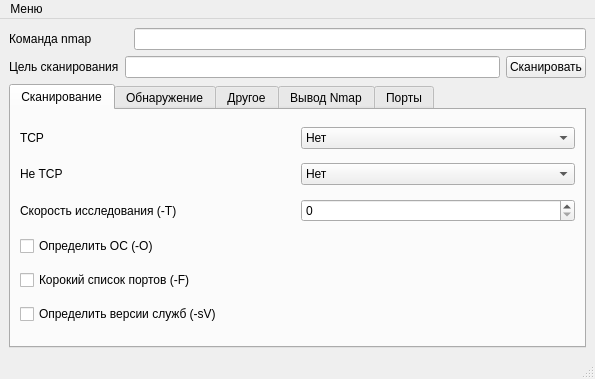
<?xml version="1.0" encoding="UTF-8"?>
<ui version="4.0">
 <class>mapnWindow</class>
 <widget class="QMainWindow" name="mapnWindow">
  <property name="geometry">
   <rect>
    <x>0</x>
    <y>0</y>
    <width>595</width>
    <height>379</height>
   </rect>
  </property>
  <property name="windowTitle">
   <string>Mapn</string>
  </property>
  <widget class="QWidget" name="centralwidget">
   <layout class="QVBoxLayout" name="verticalLayout_2">
    <item>
     <layout class="QHBoxLayout" name="horizontalLayout">
      <item>
       <widget class="QLabel" name="label">
        <property name="text">
         <string>Команда nmap           </string>
        </property>
       </widget>
      </item>
      <item>
       <widget class="QLineEdit" name="commandLineEdit"/>
      </item>
     </layout>
    </item>
    <item>
     <layout class="QHBoxLayout" name="horizontalLayout_2">
      <item>
       <widget class="QLabel" name="label_2">
        <property name="text">
         <string>Цель сканирования</string>
        </property>
       </widget>
      </item>
      <item>
       <widget class="QLineEdit" name="ipLineEdit"/>
      </item>
      <item>
       <widget class="QPushButton" name="scanPushButton">
        <property name="text">
         <string>Сканировать</string>
        </property>
       </widget>
      </item>
     </layout>
    </item>
    <item>
     <layout class="QHBoxLayout" name="horizontalLayout_6">
      <item>
       <widget class="QTabWidget" name="tabWidget">
        <property name="currentIndex">
         <number>0</number>
        </property>
        <widget class="QWidget" name="scanTab">
         <attribute name="title">
          <string>Сканирование</string>
         </attribute>
         <layout class="QVBoxLayout" name="verticalLayout_3">
          <item>
           <layout class="QHBoxLayout" name="horizontalLayout_5">
            <item>
             <widget class="QLabel" name="label_4">
              <property name="text">
               <string>TCP</string>
              </property>
             </widget>
            </item>
            <item>
             <widget class="QComboBox" name="tcpComboBox">
              <item>
               <property name="text">
                <string>Нет</string>
               </property>
              </item>
              <item>
               <property name="text">
                <string>SYN (-sS)</string>
               </property>
              </item>
              <item>
               <property name="text">
                <string>При помощи соединения (-sT)</string>
               </property>
              </item>
              <item>
               <property name="text">
                <string>FIN (-sF)</string>
               </property>
              </item>
              <item>
               <property name="text">
                <string>ACK (-sA)</string>
               </property>
              </item>
              <item>
               <property name="text">
                <string>Window (-sW)</string>
               </property>
              </item>
              <item>
               <property name="text">
                <string>Мэймона (-sM)</string>
               </property>
              </item>
              <item>
               <property name="text">
                <string>Null (-sN)</string>
               </property>
              </item>
              <item>
               <property name="text">
                <string>Xmass Tree (-sX)</string>
               </property>
              </item>
             </widget>
            </item>
           </layout>
          </item>
          <item>
           <layout class="QHBoxLayout" name="horizontalLayout_8">
            <item>
             <widget class="QLabel" name="label_6">
              <property name="sizePolicy">
               <sizepolicy hsizetype="Preferred" vsizetype="Preferred">
                <horstretch>0</horstretch>
                <verstretch>0</verstretch>
               </sizepolicy>
              </property>
              <property name="text">
               <string>Не TCP</string>
              </property>
             </widget>
            </item>
            <item>
             <widget class="QComboBox" name="nonTcpComboBox">
              <item>
               <property name="text">
                <string>Нет</string>
               </property>
              </item>
              <item>
               <property name="text">
                <string>UDP (-sU)</string>
               </property>
              </item>
              <item>
               <property name="text">
                <string>IP протокол (-sO)</string>
               </property>
              </item>
              <item>
               <property name="text">
                <string>Ping (-sP)</string>
               </property>
              </item>
             </widget>
            </item>
           </layout>
          </item>
          <item>
           <layout class="QHBoxLayout" name="horizontalLayout_7">
            <item>
             <widget class="QLabel" name="label_5">
              <property name="text">
               <string>Скорость исследования (-T)</string>
              </property>
             </widget>
            </item>
            <item>
             <widget class="QSpinBox" name="speedSpinBox">
              <property name="maximum">
               <number>5</number>
              </property>
             </widget>
            </item>
           </layout>
          </item>
          <item>
           <widget class="QCheckBox" name="OSCheckBox">
            <property name="text">
             <string>Определить ОС (-O)</string>
            </property>
           </widget>
          </item>
          <item>
           <widget class="QCheckBox" name="shortCheckBox">
            <property name="text">
             <string>Корокий список портов (-F)</string>
            </property>
           </widget>
          </item>
          <item>
           <widget class="QCheckBox" name="versionsCheckBox">
            <property name="text">
             <string>Определить версии служб (-sV)</string>
            </property>
           </widget>
          </item>
         </layout>
        </widget>
        <widget class="QWidget" name="pingTab">
         <attribute name="title">
          <string>Обнаружение</string>
         </attribute>
         <layout class="QGridLayout" name="gridLayout">
          <item row="0" column="0">
           <widget class="QCheckBox" name="noPingCheckBox">
            <property name="text">
             <string>Считать, что все узлы активны (-PN)</string>
            </property>
           </widget>
          </item>
          <item row="1" column="0">
           <widget class="QCheckBox" name="icmpCheckBox">
            <property name="text">
             <string>ICMP (-PE)</string>
            </property>
           </widget>
          </item>
          <item row="2" column="0">
           <widget class="QCheckBox" name="icmpTimeLableCheckBox">
            <property name="text">
             <string>ICMP запросы временной метки (-PP)</string>
            </property>
           </widget>
          </item>
          <item row="3" column="0">
           <widget class="QCheckBox" name="icmpNetmaskCheckBox">
            <property name="text">
             <string>ICMP запросы маски сети (-PM)</string>
            </property>
           </widget>
          </item>
          <item row="4" column="0">
           <layout class="QHBoxLayout" name="horizontalLayout_18">
            <item>
             <widget class="QCheckBox" name="ackCheckBox">
              <property name="text">
               <string>ACK ping (-PA)      </string>
              </property>
             </widget>
            </item>
            <item>
             <widget class="QLineEdit" name="ackLineEdit"/>
            </item>
           </layout>
          </item>
          <item row="5" column="0">
           <layout class="QHBoxLayout" name="horizontalLayout_19">
            <item>
             <widget class="QCheckBox" name="synCheckBox">
              <property name="text">
               <string>SYN ping (-PS)       </string>
              </property>
             </widget>
            </item>
            <item>
             <widget class="QLineEdit" name="synLineEdit"/>
            </item>
           </layout>
          </item>
          <item row="6" column="0">
           <layout class="QHBoxLayout" name="horizontalLayout_20">
            <item>
             <widget class="QCheckBox" name="udpCheckBox">
              <property name="text">
               <string>UDP probes (-PU)</string>
              </property>
             </widget>
            </item>
            <item>
             <widget class="QLineEdit" name="udpLineEdit"/>
            </item>
           </layout>
          </item>
         </layout>
        </widget>
        <widget class="QWidget" name="otherTab">
         <attribute name="title">
          <string>Другое</string>
         </attribute>
         <layout class="QVBoxLayout" name="verticalLayout_4">
          <item>
           <widget class="QCheckBox" name="verboseCheckBox">
            <property name="text">
             <string>Выводить подробную инф (-v)</string>
            </property>
           </widget>
          </item>
          <item>
           <layout class="QHBoxLayout" name="horizontalLayout_10">
            <item>
             <widget class="QCheckBox" name="portsCheckBox">
              <property name="text">
               <string>Сканировать порты (-p)</string>
              </property>
             </widget>
            </item>
            <item>
             <widget class="QLineEdit" name="portsLineEdit"/>
            </item>
           </layout>
          </item>
         </layout>
        </widget>
        <widget class="QWidget" name="outputTab">
         <attribute name="title">
          <string>Вывод Nmap</string>
         </attribute>
         <layout class="QHBoxLayout" name="horizontalLayout_4">
          <item>
           <widget class="QTextEdit" name="outputTextEdit"/>
          </item>
         </layout>
        </widget>
        <widget class="QWidget" name="portsTab">
         <attribute name="title">
          <string>Порты</string>
         </attribute>
         <layout class="QHBoxLayout" name="horizontalLayout_3">
          <item>
           <widget class="QTableWidget" name="outputTableWidget">
            <column>
             <property name="text">
              <string>IP адрес</string>
             </property>
            </column>
            <column>
             <property name="text">
              <string>Порт</string>
             </property>
            </column>
            <column>
             <property name="text">
              <string>Протокол</string>
             </property>
            </column>
            <column>
             <property name="text">
              <string>Состояние</string>
             </property>
            </column>
            <column>
             <property name="text">
              <string>Сервис</string>
             </property>
            </column>
           </widget>
          </item>
         </layout>
        </widget>
       </widget>
      </item>
     </layout>
    </item>
   </layout>
  </widget>
  <widget class="QMenuBar" name="menubar">
   <property name="geometry">
    <rect>
     <x>0</x>
     <y>0</y>
     <width>595</width>
     <height>21</height>
    </rect>
   </property>
   <widget class="QMenu" name="menu">
    <property name="title">
     <string>Меню</string>
    </property>
    <addaction name="nmapPathAction"/>
    <addaction name="aboutAuthorAction"/>
   </widget>
   <addaction name="menu"/>
  </widget>
  <widget class="QStatusBar" name="statusbar"/>
  <action name="actionQt">
   <property name="text">
    <string>Информация о Qt</string>
   </property>
  </action>
  <action name="helpAction">
   <property name="text">
    <string>Справка</string>
   </property>
  </action>
  <action name="aboutAuthorAction">
   <property name="text">
    <string>Об авторе</string>
   </property>
  </action>
  <action name="nmapPathAction">
   <property name="text">
    <string>Добавить путь к Nmap</string>
   </property>
  </action>
 </widget>
 <resources/>
 <connections/>
</ui>
